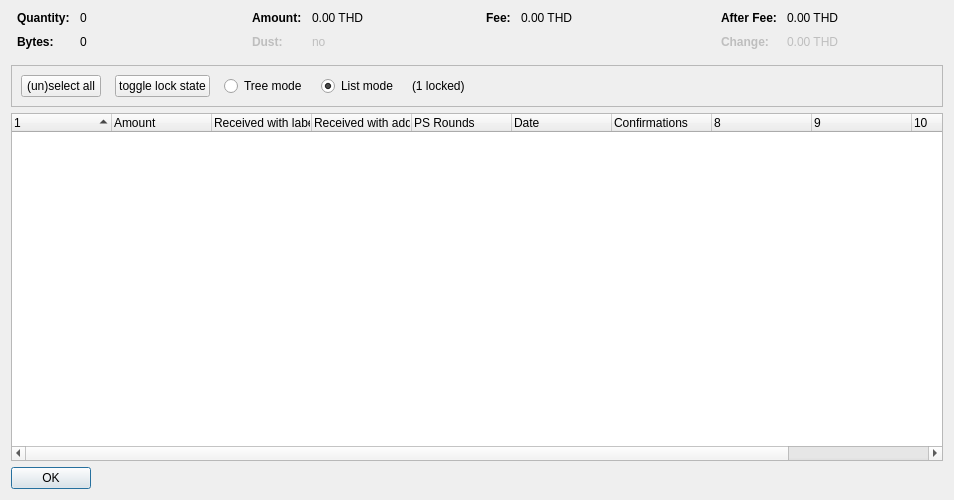
<?xml version="1.0" encoding="UTF-8"?>
<ui version="4.0">
 <class>CoinControlDialog</class>
 <widget class="QDialog" name="CoinControlDialog">
  <property name="geometry">
   <rect>
    <x>0</x>
    <y>0</y>
    <width>954</width>
    <height>500</height>
   </rect>
  </property>
  <property name="windowTitle">
   <string>Coin Selection</string>
  </property>
  <layout class="QVBoxLayout" name="verticalLayout">
   <item>
    <layout class="QHBoxLayout" name="horizontalLayoutTop" stretch="0,0,0,0">
     <property name="topMargin">
      <number>0</number>
     </property>
     <property name="bottomMargin">
      <number>10</number>
     </property>
     <item>
      <layout class="QFormLayout" name="formLayoutCoinControl1">
       <property name="horizontalSpacing">
        <number>10</number>
       </property>
       <property name="verticalSpacing">
        <number>10</number>
       </property>
       <property name="leftMargin">
        <number>6</number>
       </property>
       <property name="rightMargin">
        <number>6</number>
       </property>
       <item row="0" column="0">
        <widget class="QLabel" name="labelCoinControlQuantityText">
         <property name="font">
          <font>
           <weight>75</weight>
           <bold>true</bold>
          </font>
         </property>
         <property name="text">
          <string>Quantity:</string>
         </property>
        </widget>
       </item>
       <item row="0" column="1">
        <widget class="QLabel" name="labelCoinControlQuantity">
         <property name="cursor">
          <cursorShape>IBeamCursor</cursorShape>
         </property>
         <property name="contextMenuPolicy">
          <enum>Qt::ActionsContextMenu</enum>
         </property>
         <property name="text">
          <string notr="true">0</string>
         </property>
         <property name="textInteractionFlags">
          <set>Qt::LinksAccessibleByMouse|Qt::TextSelectableByKeyboard|Qt::TextSelectableByMouse</set>
         </property>
        </widget>
       </item>
       <item row="1" column="0">
        <widget class="QLabel" name="labelCoinControlBytesText">
         <property name="font">
          <font>
           <weight>75</weight>
           <bold>true</bold>
          </font>
         </property>
         <property name="text">
          <string>Bytes:</string>
         </property>
        </widget>
       </item>
       <item row="1" column="1">
        <widget class="QLabel" name="labelCoinControlBytes">
         <property name="cursor">
          <cursorShape>IBeamCursor</cursorShape>
         </property>
         <property name="contextMenuPolicy">
          <enum>Qt::ActionsContextMenu</enum>
         </property>
         <property name="text">
          <string notr="true">0</string>
         </property>
         <property name="textInteractionFlags">
          <set>Qt::LinksAccessibleByMouse|Qt::TextSelectableByKeyboard|Qt::TextSelectableByMouse</set>
         </property>
        </widget>
       </item>
      </layout>
     </item>
     <item>
      <layout class="QFormLayout" name="formLayoutCoinControl2">
       <property name="horizontalSpacing">
        <number>10</number>
       </property>
       <property name="verticalSpacing">
        <number>10</number>
       </property>
       <property name="leftMargin">
        <number>6</number>
       </property>
       <property name="rightMargin">
        <number>6</number>
       </property>
       <item row="0" column="0">
        <widget class="QLabel" name="labelCoinControlAmountText">
         <property name="font">
          <font>
           <weight>75</weight>
           <bold>true</bold>
          </font>
         </property>
         <property name="text">
          <string>Amount:</string>
         </property>
        </widget>
       </item>
       <item row="0" column="1">
        <widget class="QLabel" name="labelCoinControlAmount">
         <property name="cursor">
          <cursorShape>IBeamCursor</cursorShape>
         </property>
         <property name="contextMenuPolicy">
          <enum>Qt::ActionsContextMenu</enum>
         </property>
         <property name="text">
          <string notr="true">0.00 THD</string>
         </property>
         <property name="textInteractionFlags">
          <set>Qt::LinksAccessibleByMouse|Qt::TextSelectableByKeyboard|Qt::TextSelectableByMouse</set>
         </property>
        </widget>
       </item>
       <item row="1" column="0">
        <widget class="QLabel" name="labelCoinControlLowOutputText">
         <property name="enabled">
          <bool>false</bool>
         </property>
         <property name="font">
          <font>
           <weight>75</weight>
           <bold>true</bold>
          </font>
         </property>
         <property name="text">
          <string>Dust:</string>
         </property>
        </widget>
       </item>
       <item row="1" column="1">
        <widget class="QLabel" name="labelCoinControlLowOutput">
         <property name="enabled">
          <bool>false</bool>
         </property>
         <property name="cursor">
          <cursorShape>IBeamCursor</cursorShape>
         </property>
         <property name="contextMenuPolicy">
          <enum>Qt::ActionsContextMenu</enum>
         </property>
         <property name="text">
          <string notr="true">no</string>
         </property>
         <property name="textInteractionFlags">
          <set>Qt::LinksAccessibleByMouse|Qt::TextSelectableByKeyboard|Qt::TextSelectableByMouse</set>
         </property>
        </widget>
       </item>
      </layout>
     </item>
     <item>
      <layout class="QFormLayout" name="formLayoutCoinControl3">
       <property name="horizontalSpacing">
        <number>10</number>
       </property>
       <property name="verticalSpacing">
        <number>10</number>
       </property>
       <property name="leftMargin">
        <number>6</number>
       </property>
       <property name="rightMargin">
        <number>6</number>
       </property>
       <item row="0" column="0">
        <widget class="QLabel" name="labelCoinControlFeeText">
         <property name="font">
          <font>
           <weight>75</weight>
           <bold>true</bold>
          </font>
         </property>
         <property name="text">
          <string>Fee:</string>
         </property>
        </widget>
       </item>
       <item row="0" column="1">
        <widget class="QLabel" name="labelCoinControlFee">
         <property name="cursor">
          <cursorShape>IBeamCursor</cursorShape>
         </property>
         <property name="contextMenuPolicy">
          <enum>Qt::ActionsContextMenu</enum>
         </property>
         <property name="text">
          <string notr="true">0.00 THD</string>
         </property>
         <property name="textInteractionFlags">
          <set>Qt::LinksAccessibleByMouse|Qt::TextSelectableByKeyboard|Qt::TextSelectableByMouse</set>
         </property>
        </widget>
       </item>
      </layout>
     </item>
     <item>
      <layout class="QFormLayout" name="formLayoutCoinControl4">
       <property name="horizontalSpacing">
        <number>10</number>
       </property>
       <property name="verticalSpacing">
        <number>10</number>
       </property>
       <property name="leftMargin">
        <number>6</number>
       </property>
       <property name="rightMargin">
        <number>6</number>
       </property>
       <item row="0" column="0">
        <widget class="QLabel" name="labelCoinControlAfterFeeText">
         <property name="font">
          <font>
           <weight>75</weight>
           <bold>true</bold>
          </font>
         </property>
         <property name="text">
          <string>After Fee:</string>
         </property>
        </widget>
       </item>
       <item row="0" column="1">
        <widget class="QLabel" name="labelCoinControlAfterFee">
         <property name="cursor">
          <cursorShape>IBeamCursor</cursorShape>
         </property>
         <property name="contextMenuPolicy">
          <enum>Qt::ActionsContextMenu</enum>
         </property>
         <property name="text">
          <string notr="true">0.00 THD</string>
         </property>
         <property name="textInteractionFlags">
          <set>Qt::LinksAccessibleByMouse|Qt::TextSelectableByKeyboard|Qt::TextSelectableByMouse</set>
         </property>
        </widget>
       </item>
       <item row="1" column="0">
        <widget class="QLabel" name="labelCoinControlChangeText">
         <property name="enabled">
          <bool>false</bool>
         </property>
         <property name="font">
          <font>
           <weight>75</weight>
           <bold>true</bold>
          </font>
         </property>
         <property name="text">
          <string>Change:</string>
         </property>
        </widget>
       </item>
       <item row="1" column="1">
        <widget class="QLabel" name="labelCoinControlChange">
         <property name="enabled">
          <bool>false</bool>
         </property>
         <property name="cursor">
          <cursorShape>IBeamCursor</cursorShape>
         </property>
         <property name="contextMenuPolicy">
          <enum>Qt::ActionsContextMenu</enum>
         </property>
         <property name="text">
          <string notr="true">0.00 THD</string>
         </property>
         <property name="textInteractionFlags">
          <set>Qt::LinksAccessibleByMouse|Qt::TextSelectableByKeyboard|Qt::TextSelectableByMouse</set>
         </property>
        </widget>
       </item>
      </layout>
     </item>
    </layout>
   </item>
   <item>
    <widget class="QFrame" name="frame">
     <property name="minimumSize">
      <size>
       <width>0</width>
       <height>40</height>
      </size>
     </property>
     <property name="frameShape">
      <enum>QFrame::StyledPanel</enum>
     </property>
     <property name="frameShadow">
      <enum>QFrame::Sunken</enum>
     </property>
     <layout class="QHBoxLayout" name="horizontalLayout">
      <item>
       <layout class="QHBoxLayout" name="horizontalLayoutPanel" stretch="0,0,0,0,0,0">
        <property name="spacing">
         <number>14</number>
        </property>
        <item>
         <widget class="QPushButton" name="pushButtonSelectAll">
          <property name="sizePolicy">
           <sizepolicy hsizetype="Maximum" vsizetype="Fixed">
            <horstretch>0</horstretch>
            <verstretch>0</verstretch>
           </sizepolicy>
          </property>
          <property name="text">
           <string>(un)select all</string>
          </property>
          <property name="autoDefault">
           <bool>false</bool>
          </property>
         </widget>
        </item>
        <item>
         <widget class="QPushButton" name="pushButtonToggleLock">
          <property name="sizePolicy">
           <sizepolicy hsizetype="Maximum" vsizetype="Fixed">
            <horstretch>0</horstretch>
            <verstretch>0</verstretch>
           </sizepolicy>
          </property>
          <property name="text">
           <string>toggle lock state</string>
          </property>
          <property name="autoDefault">
           <bool>false</bool>
          </property>
         </widget>
        </item>
        <item>
         <widget class="QRadioButton" name="radioTreeMode">
          <property name="sizePolicy">
           <sizepolicy hsizetype="Maximum" vsizetype="Fixed">
            <horstretch>0</horstretch>
            <verstretch>0</verstretch>
           </sizepolicy>
          </property>
          <property name="text">
           <string>Tree mode</string>
          </property>
         </widget>
        </item>
        <item>
         <widget class="QRadioButton" name="radioListMode">
          <property name="sizePolicy">
           <sizepolicy hsizetype="Maximum" vsizetype="Fixed">
            <horstretch>0</horstretch>
            <verstretch>0</verstretch>
           </sizepolicy>
          </property>
          <property name="text">
           <string>List mode</string>
          </property>
          <property name="checked">
           <bool>true</bool>
          </property>
         </widget>
        </item>
        <item>
         <widget class="QLabel" name="labelLocked">
          <property name="text">
           <string>(1 locked)</string>
          </property>
         </widget>
        </item>
        <item>
         <spacer name="horizontalSpacer">
          <property name="orientation">
           <enum>Qt::Horizontal</enum>
          </property>
          <property name="sizeHint" stdset="0">
           <size>
            <width>40</width>
            <height>20</height>
           </size>
          </property>
         </spacer>
        </item>
       </layout>
      </item>
     </layout>
    </widget>
   </item>
   <item>
    <widget class="CoinControlTreeWidget" name="treeWidget">
     <property name="contextMenuPolicy">
      <enum>Qt::CustomContextMenu</enum>
     </property>
     <property name="sortingEnabled">
      <bool>false</bool>
     </property>
     <property name="columnCount">
      <number>11</number>
     </property>
     <attribute name="headerShowSortIndicator" stdset="0">
      <bool>true</bool>
     </attribute>
     <attribute name="headerStretchLastSection">
      <bool>false</bool>
     </attribute>
     <column>
      <property name="text">
       <string/>
      </property>
     </column>
     <column>
      <property name="text">
       <string>Amount</string>
      </property>
     </column>
     <column>
      <property name="text">
       <string>Received with label</string>
      </property>
     </column>
     <column>
      <property name="text">
       <string>Received with address</string>
      </property>
     </column>
     <column>
      <property name="text">
       <string>PS Rounds</string>
      </property>
     </column>
     <column>
      <property name="text">
       <string>Date</string>
      </property>
     </column>
     <column>
      <property name="text">
       <string>Confirmations</string>
      </property>
      <property name="toolTip">
       <string>Confirmed</string>
      </property>
     </column>
     <column>
      <property name="text">
       <string/>
      </property>
     </column>
     <column>
      <property name="text">
       <string/>
      </property>
     </column>
     <column>
      <property name="text">
       <string/>
      </property>
     </column>
     <column>
      <property name="text">
       <string/>
      </property>
     </column>
    </widget>
   </item>
   <item>
    <widget class="QDialogButtonBox" name="buttonBox">
     <property name="sizePolicy">
      <sizepolicy hsizetype="Maximum" vsizetype="Fixed">
       <horstretch>0</horstretch>
       <verstretch>0</verstretch>
      </sizepolicy>
     </property>
     <property name="orientation">
      <enum>Qt::Horizontal</enum>
     </property>
     <property name="standardButtons">
      <set>QDialogButtonBox::Ok</set>
     </property>
    </widget>
   </item>
  </layout>
 </widget>
 <customwidgets>
  <customwidget>
   <class>CoinControlTreeWidget</class>
   <extends>QTreeWidget</extends>
   <header>coincontroltreewidget.h</header>
  </customwidget>
 </customwidgets>
 <resources/>
 <connections/>
</ui>
